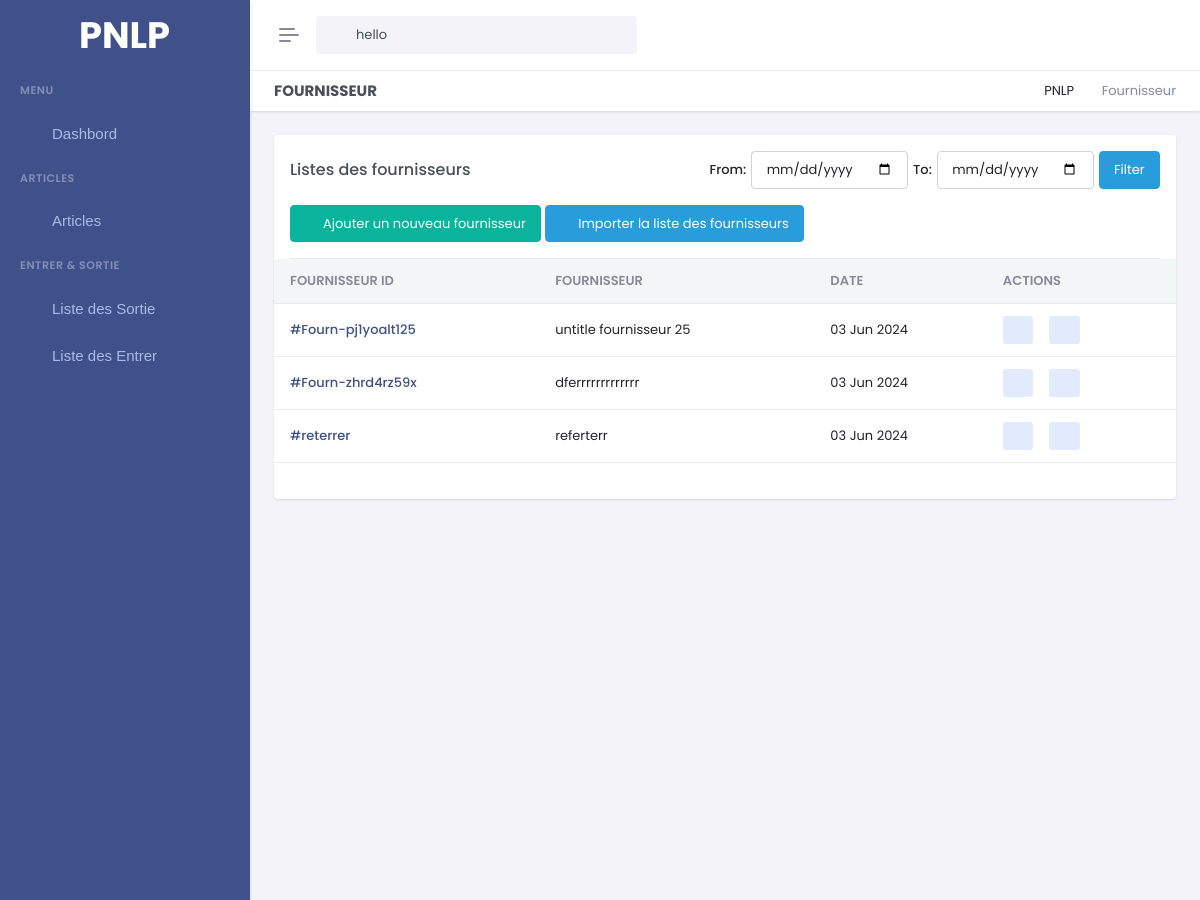
Page /fournisseur/ (upper part) on the earlier database version.
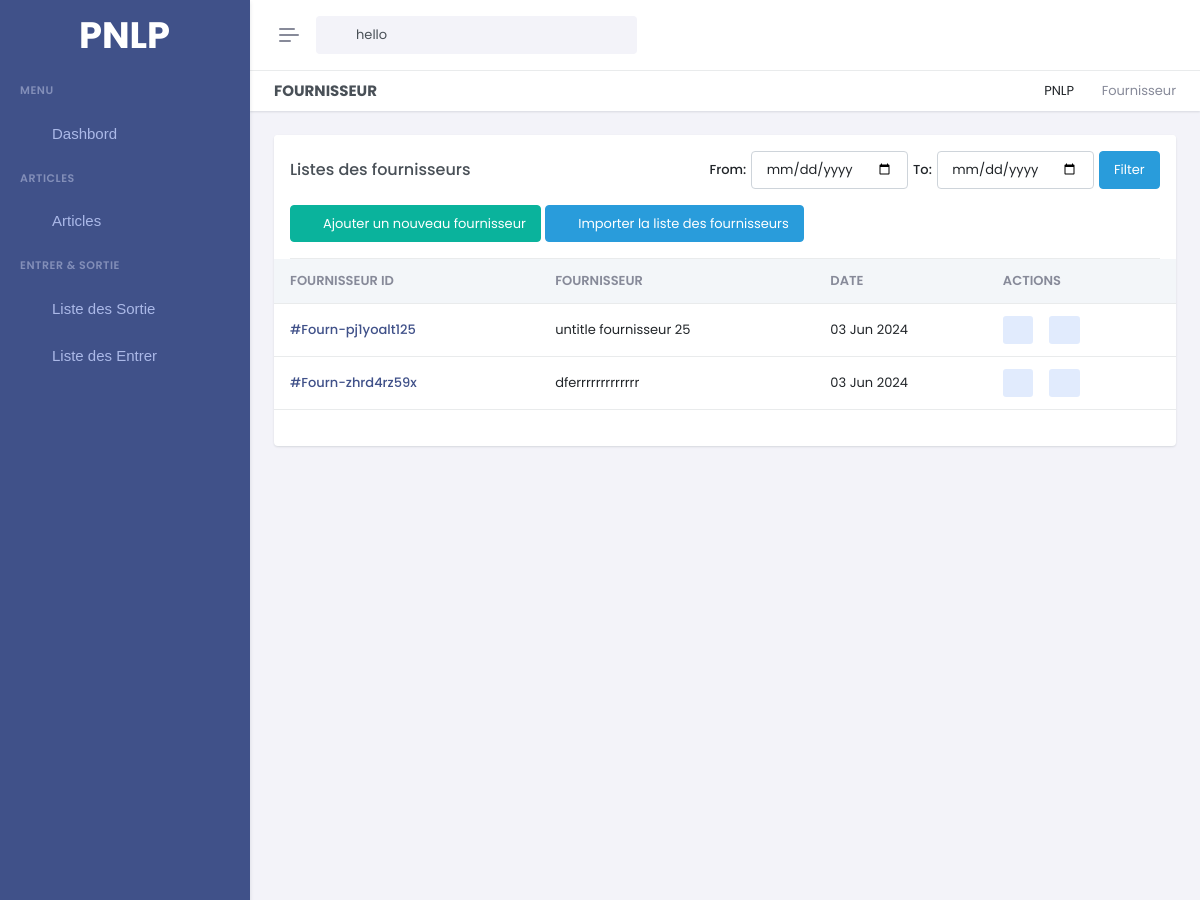
Same page on the later database version.
### gestion/models.py (models this page shows, shortened)
class Fournisseur(models.Model):
    fid = ShortUUIDField(unique=True, length=10, max_length= 20 , alphabet='abcdefghijklmnopqrstuvwxyz1234567890' , editable=False,  prefix='Fourn-')
    title = models.CharField(max_length=100, default='untitle fournisseur')
    date = models.DateTimeField(auto_now_add=True)

### gestion/views.py (the view)
# urls.py: path('fournisseur/',Four_list, name='fourn'),
def Four_list(request):
    start_date = request.GET.get('start-date')
    end_date = request.GET.get('end-date')
    fournisseurs = Fournisseur.objects.all()
    if start_date:
        start_date = parse_date(start_date)
        if start_date:
            fournisseurs = fournisseurs.filter(date__gte=start_date)
    if end_date:
        end_date = parse_date(end_date)
        if end_date:
            fournisseurs = fournisseurs.filter(date__lte=end_date)
    context={
        'start_date': start_date,
        'end_date': end_date,
        'start_date_i': start_date.strftime('%Y-%m-%d') if start_date else None,
        'end_date_i': end_date.strftime('%Y-%m-%d') if end_date else None,
        'fournisseurs':fournisseurs,
    }
    return render(request, 'pages/article/fournisseur.html', context)

### gestion/context_processor.py (called while the page is built)
def is_admin(user):
    try:
        admin_profile = AdminProfile.objects.get(user=user)
        return True
    except AdminProfile.DoesNotExist:
        return False

### templates/pages/article/fournisseur.html (shortened to what the changed rows need)
{% extends 'base/base.html' %} {% load static %} {% block 'content' %}
<div class="main-content">
  <div class="page-content">
    <div class="container-fluid">
      <div class="row">
        <div class="col-lg-12">
          <div class="card" id="orderList">
            <div class="card-body pt-0">
              <div>
                <div class="table-responsive table-card mb-1">
                  {% if fournisseurs %}
                  <table class="table table-nowrap align-middle" id="orderTable">
                    <thead class="text-muted table-light">
                      <tr class="text-uppercase">
                        <th data-sort="id">Fournisseur ID</th>
                        <th data-sort="customer_name">Fournisseur</th>
                        <th data-sort="date">Date</th>
                        <th>Actions</th>
                      </tr>
                    </thead>
                    <tbody class="list form-check-all">
                      {% for fournisseur in fournisseurs %}
                      <tr>
                        <td class="id">
                          <a href="" class="fw-medium link-primary">#{{fournisseur.fid}}</a>
                        </td>
                        <td class="customer_name">{{fournisseur.title}}</td>
                        <td class="date">{{fournisseur.date|date:"d M Y"}}</td>
                        <td>
                          <ul class="list-inline hstack gap-2 mb-0">
                            <li class="list-inline-item" data-bs-toggle="tooltip" data-bs-trigger="hover"
                              data-bs-placement="top" aria-label="Update {{fournisseur.title}}"
                              data-bs-original-title="Update {{fournisseur.title}}">
                              <a href="" class="d-inline-block btn btn-soft-secondary btn-sm dropdown" data-bs-toggle="modal"
                              data-bs-target="#updateOrder-{{fournisseur.fid}}">
                                <i class=" bx bx-pencil fs-16"></i>
                              </a>
                            </li>
                            <li class="list-inline-item" data-bs-toggle="tooltip" data-bs-trigger="hover"
                              data-bs-placement="top" aria-label="Delete {{fournisseur.title}}"
                              data-bs-original-title="Delete {{fournisseur.title}}">
                              <a href="" class="d-inline-block btn btn-soft-secondary btn-sm dropdown" data-bs-toggle="modal"
                                data-bs-target="#deleteOrder-{{fournisseur.fid}}">
                                <i class=" bx bx-trash fs-16"></i>
                              </a>
                            </li>
                          </ul>
                        </td>
                      </tr>
                      {% endfor %}
                    </tbody>
                  </table>
                  {% else %}
                  <center>
                    <h1>Aucun fournisseur n'as été trouver</h1>
                  </center>
                  {% endif %}
                </div>
              </div>
            </div>
          </div>
        </div>
      </div>
    </div>
  </div>
</div>
</div>
{% endblock %}

Differences in the rows shown:
removed Fournisseur: fid "reterrer", title "referterr", date "03 Jun 2024"
